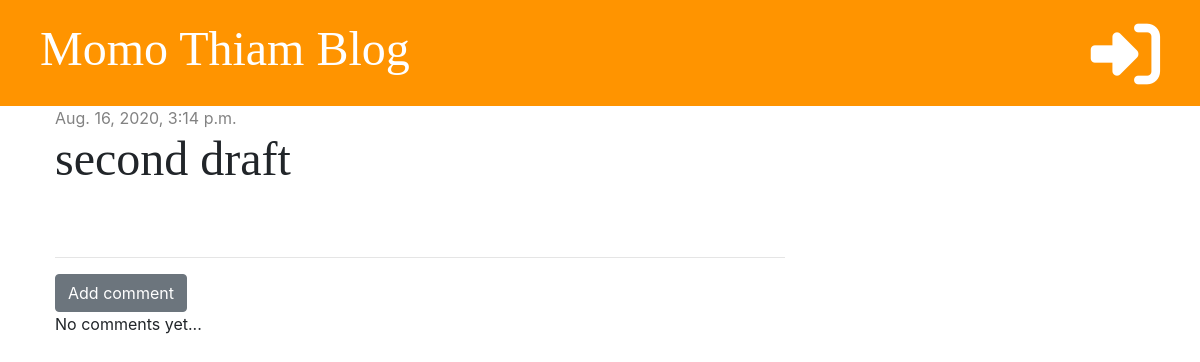
The page /post/7/ on the database as committed earlier.
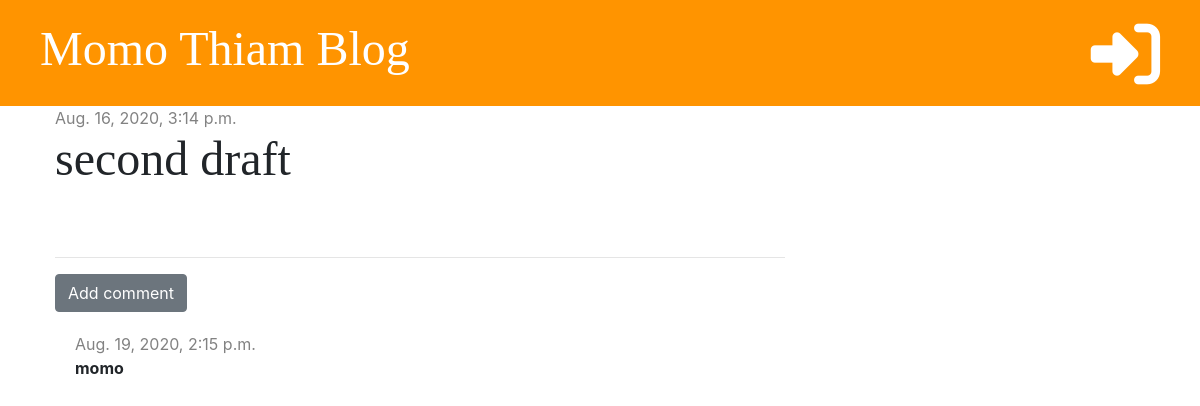
The same page on the database as committed later.
### blog/models.py (models this page shows, shortened)
class Post(models.Model):
    author = models.ForeignKey('auth.User', on_delete=models.CASCADE)
    title = models.CharField(max_length=200)
    text = models.TextField()
    created_date = models.DateTimeField(default=timezone.now)
    published_date = models.DateTimeField(blank=True, null=True)

class Comment(models.Model):
    post = models.ForeignKey('blog.Post', on_delete=models.CASCADE, related_name='comments')
    author = models.CharField(max_length=200)
    text = models.TextField()
    created_date = models.DateTimeField(default=timezone.now)
    approved = models.BooleanField(default=False)

### blog/views.py (the view)
# urls.py: path('post/<int:pk>/', views.post_detail, name='post_detail'),
def post_detail(request, pk):
    post = get_object_or_404(Post, pk=pk)
    stuff_for_frontend = {'post': post}
    return render(request, 'blog/post_detail.html', stuff_for_frontend)

### blog/templatetags/markdownify.py (called while the page is built)
@register.filter
def markdown(value):
    renderer = HighlightRenderer()
    markdown = mistune.Markdown(renderer=renderer)
    return markdown(value)

### blog/templates/blog/post_detail.html (shortened to what this page needs)
{% extends 'blog/base.html' %}
{% load markdownify %}
{% block content %}
    <div class="post">
        {% if post.published_date %}
            <div class="date">
                {{ post.published_date }}
            </div>
        {% else %}
            <a href="{% url 'post_publish' pk=post.pk %}" class="btn btn-primary">Publish</a>
        {% endif %}
        <h1>{{ post.title }}</h1>
    </div>
    <hr>
    <a href="{% url 'add_comment_to_post' pk=post.pk %}" class="btn btn-secondary">Add comment</a>
    {% for comment in post.comments.all %}
        {% if user.is_authenticated or comment.approved %}
            <div class="comment">
                <div class="date">
                    {{ comment.created_date }}
                </div>
                <strong>{{ comment.author }}</strong>
            </div>
        {% endif %}
    {% empty %}
        <p>No comments yet...</p>
    {% endfor %}
{% endblock %}

### blog/templates/blog/base.html (shortened to what this page needs)
{% load static %}
<!DOCTYPE html>
<html lang="en">
<head>
    <link rel="stylesheet" href="https://stackpath.bootstrapcdn.com/bootstrap/4.5.2/css/bootstrap.min.css"
>
    <link rel="stylesheet" href="{% static 'css/blog.css' %}">
    <link rel="stylesheet" href="{% static 'css/zenburn.css' %}">
</head>
<body>
<div class="page-header">
    {% if user.is_authenticated %}
        <a href="{% url 'post_draft_list' %}" class="top-menu"><i class="fab fa-firstdraft fa-2x"></i></a>
        <a href="{% url 'post_new' %}" class="top-menu"><i class="fas fa-plus fa-2x" style="color: white;"></i></a>
    <p class="top-menu">Hello {{ user.username }} <small>(<a href="{% url 'logout' %}">Log out</a>)</small></p>
    {% else %}
        <a href="{% url 'login' %}" class="top-menu"><i class="fas fa-sign-in-alt fa-2x"></i></a>
    {% endif %}
        <h1><a href="{% url 'post_list' %}">Momo Thiam Blog</a></h1>
</div>
<div class="content container">
    <div class="row">
        <div class="col-md-8">
            {% block content %}
            {% endblock %}
        </div>
    </div>
</div>
</body>
</html>

### blog/static/css/blog.css (style rules this page uses)
.page-header { background-color: #ff9400; margin-top: 0; padding: 20px 20px 20px 40px; }
.page-header h1, .page-header h1 a { color: #ffffff; font-size: 36pt; text-decoration: none; }
.content { margin-left: 40px; }
h1, h2, h3, h4 { font-family: 'Tangerine', 'Inconsalata', 'Droid Sans', serif; font-size: 48px; }
.date { color: #828282 }
.post { margin-bottom: 70px; }
.top-menu { color: #ffffff; float: right; font-size: 26pt; margin-right: 20px; }
.comment { margin: 20px 0px 20px 20px; }

Rows that differ between the two databases and show on the page:
added Comment: created_date "Aug. 19, 2020, 2:15 p.m.", author "momo"
Other text that changed with them:
text no longer shown: "No comments yet..."
